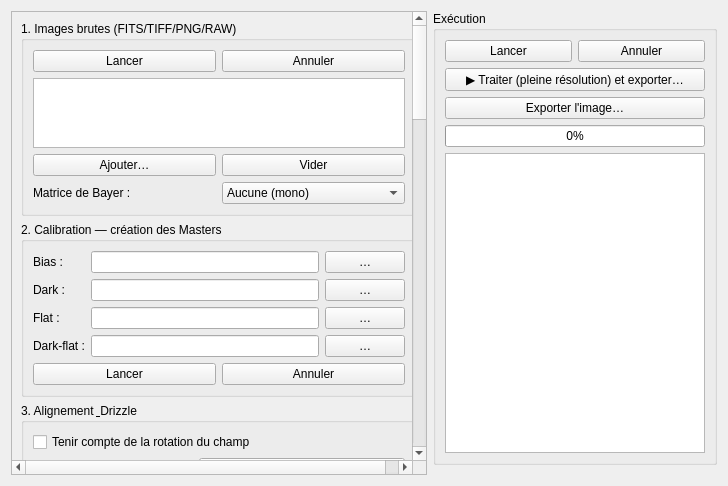
<?xml version='1.0' encoding='utf-8'?>
<ui version="4.0">
 <class>PageSky</class>
 <widget class="QWidget" name="PageSky">
  <layout class="QHBoxLayout" name="mainH" stretch="0,1,0">
   <item>
    <widget class="QScrollArea" name="scrollParams">
     <property name="minimumWidth"><number>380</number></property>
     <property name="widgetResizable"><bool>true</bool></property>
     <widget class="QWidget" name="scrollContent">
      <property name="geometry"><rect><x>0</x><y>0</y><width>380</width><height>760</height></rect></property>
      <layout class="QVBoxLayout" name="paramsLayout">
       <property name="sizeConstraint"><enum>QLayout::SetMinAndMaxSize</enum></property>
       <item>
        <widget class="QGroupBox" name="grpImages">
         <property name="title"><string>1. Images brutes (FITS/TIFF/PNG/RAW)</string></property>
         <layout class="QVBoxLayout" name="layImages">
           <item><layout class="QHBoxLayout" name="commandsImages"><item><widget class="QPushButton" name="btnLaunch_grpImages"><property name="text"><string>Lancer</string></property></widget></item><item><widget class="QPushButton" name="btnCancel_grpImages"><property name="text"><string>Annuler</string></property></widget></item></layout></item>
          <item><widget class="QListWidget" name="listLight"><property name="minimumHeight"><number>90</number></property><property name="selectionMode"><enum>QAbstractItemView::ExtendedSelection</enum></property></widget></item>
          <item>
           <layout class="QHBoxLayout" name="layImgBtns">
            <item><widget class="QPushButton" name="btnAddLight"><property name="text"><string>Ajouter…</string></property></widget></item>
            <item><widget class="QPushButton" name="btnClearLight"><property name="text"><string>Vider</string></property></widget></item>
           </layout>
          </item>
          <item>
           <layout class="QHBoxLayout" name="layBayer">
            <item><widget class="QLabel" name="lblBayer"><property name="text"><string>Matrice de Bayer :</string></property></widget></item>
            <item><widget class="QComboBox" name="cmbBayer"><item><property name="text"><string>Aucune (mono)</string></property></item><item><property name="text"><string>RGGB</string></property></item><item><property name="text"><string>BGGR</string></property></item><item><property name="text"><string>GRBG</string></property></item><item><property name="text"><string>GBRG</string></property></item></widget></item>
           </layout>
          </item>
         </layout>
        </widget>
       </item>
       <item>
        <widget class="QGroupBox" name="grpCalib">
         <property name="title"><string>2. Calibration — création des Masters</string></property>
         <layout class="QGridLayout" name="gridCalib">
           <item row="5" column="0" colspan="3"><layout class="QHBoxLayout" name="commandsCalib"><item><widget class="QPushButton" name="btnLaunch_grpCalib"><property name="text"><string>Lancer</string></property></widget></item><item><widget class="QPushButton" name="btnCancel_grpCalib"><property name="text"><string>Annuler</string></property></widget></item></layout></item>
          <item row="0" column="0"><widget class="QLabel" name="lblBias"><property name="text"><string>Bias :</string></property></widget></item>
          <item row="0" column="1"><widget class="QLineEdit" name="txtBias" /></item>
          <item row="0" column="2"><widget class="QPushButton" name="btnBias"><property name="text"><string>…</string></property></widget></item>
          <item row="1" column="0"><widget class="QLabel" name="lblDark"><property name="text"><string>Dark :</string></property></widget></item>
          <item row="1" column="1"><widget class="QLineEdit" name="txtDark" /></item>
          <item row="1" column="2"><widget class="QPushButton" name="btnDark"><property name="text"><string>…</string></property></widget></item>
          <item row="2" column="0"><widget class="QLabel" name="lblFlat"><property name="text"><string>Flat :</string></property></widget></item>
          <item row="2" column="1"><widget class="QLineEdit" name="txtFlat" /></item>
          <item row="2" column="2"><widget class="QPushButton" name="btnFlat"><property name="text"><string>…</string></property></widget></item>
          <item row="3" column="0"><widget class="QLabel" name="lblDarkFlat"><property name="text"><string>Dark-flat :</string></property></widget></item>
          <item row="3" column="1"><widget class="QLineEdit" name="txtDarkFlat" /></item>
          <item row="3" column="2"><widget class="QPushButton" name="btnDarkFlat"><property name="text"><string>…</string></property></widget></item>
          <item row="4" column="1"><layout class="QVBoxLayout" name="profCalib" /></item>
         </layout>
        </widget>
       </item>
       <item>
        <widget class="QGroupBox" name="grpAlign">
         <property name="title"><string>3. Alignement &amp; Drizzle</string></property>
         <layout class="QGridLayout" name="gridAlign">
           <item row="5" column="0" colspan="2"><layout class="QHBoxLayout" name="commandsAlign"><item><widget class="QPushButton" name="btnLaunch_grpAlign"><property name="text"><string>Lancer</string></property></widget></item><item><widget class="QPushButton" name="btnCancel_grpAlign"><property name="text"><string>Annuler</string></property></widget></item></layout></item>
          <item row="0" column="0" colspan="2"><widget class="QCheckBox" name="chkRotation"><property name="text"><string>Tenir compte de la rotation du champ</string></property></widget></item>
          <item row="1" column="0"><widget class="QLabel" name="lblDrizzle"><property name="text"><string>Drizzle :</string></property></widget></item>
          <item row="1" column="1"><widget class="QComboBox" name="cmbDrizzle"><item><property name="text"><string>Sans</string></property></item><item><property name="text"><string>×2</string></property></item><item><property name="text"><string>×3</string></property></item></widget></item>
          <item row="2" column="0"><widget class="QLabel" name="lblPixfrac"><property name="text"><string>Pixfrac :</string></property></widget></item>
          <item row="2" column="1"><widget class="QDoubleSpinBox" name="spnPixfrac"><property name="minimum"><double>0.100000000000000</double></property><property name="maximum"><double>1.000000000000000</double></property><property name="singleStep"><double>0.050000000000000</double></property><property name="value"><double>0.700000000000000</double></property></widget></item>
          <item row="3" column="0" colspan="2"><layout class="QVBoxLayout" name="profAlign" /></item><item row="4" column="0"><widget class="QLabel" name="lblRegMethod"><property name="text"><string>Méthode :</string></property></widget></item><item row="4" column="1"><widget class="QComboBox" name="cmbRegMethod"><item><property name="text"><string>Phase (translation+rotation)</string></property></item><item><property name="text"><string>Étoiles (similarity)</string></property></item><item><property name="text"><string>Plate solving + distorsions (poly)</string></property></item></widget></item>
         </layout>
        </widget>
       </item>
       <item>
        <widget class="QGroupBox" name="grpStack">
         <property name="title"><string>4. Empilement</string></property>
         <layout class="QGridLayout" name="gridStack">
           <item row="3" column="0" colspan="2"><layout class="QHBoxLayout" name="commandsStack"><item><widget class="QPushButton" name="btnLaunch_grpStack"><property name="text"><string>Lancer</string></property></widget></item><item><widget class="QPushButton" name="btnCancel_grpStack"><property name="text"><string>Annuler</string></property></widget></item></layout></item>
          <item row="0" column="0"><widget class="QLabel" name="lblStackM"><property name="text"><string>Algorithme :</string></property></widget></item>
          <item row="0" column="1"><widget class="QComboBox" name="cmbStackMethod"><item><property name="text"><string>Sigma-clipping</string></property></item><item><property name="text"><string>Moyenne</string></property></item><item><property name="text"><string>Médiane</string></property></item><item><property name="text"><string>Winsorisé</string></property></item><item><property name="text"><string>Rejet min/max</string></property></item><item><property name="text"><string>Linear fit</string></property></item><item><property name="text"><string>MAD clipping</string></property></item></widget></item>
          <item row="1" column="0"><widget class="QLabel" name="lblSigma"><property name="text"><string>Sigma :</string></property></widget></item>
          <item row="1" column="1"><widget class="QDoubleSpinBox" name="spnSigma"><property name="minimum"><double>1.000000000000000</double></property><property name="maximum"><double>10.000000000000000</double></property><property name="value"><double>3.000000000000000</double></property></widget></item>
          <item row="2" column="0" colspan="2"><layout class="QVBoxLayout" name="profStack" /></item>
         </layout>
        </widget>
       </item>
       <item>
        <widget class="QGroupBox" name="grpTrait">
         <property name="title"><string>5. Traitement (fond, denoise, déconvolution)</string></property>
         <layout class="QGridLayout" name="gridTrait">
           <item row="6" column="0" colspan="3"><layout class="QHBoxLayout" name="commandsTrait"><item><widget class="QPushButton" name="btnLaunch_grpTrait"><property name="text"><string>Lancer</string></property></widget></item><item><widget class="QPushButton" name="btnCancel_grpTrait"><property name="text"><string>Annuler</string></property></widget></item></layout></item>
          <item row="0" column="0"><widget class="QLabel" name="lblGradM"><property name="text"><string>Gradient :</string></property></widget></item>
          <item row="0" column="1"><widget class="QComboBox" name="cmbGradMethod"><item><property name="text"><string>Polynôme 2D</string></property></item><item><property name="text"><string>RBF (thin plate)</string></property></item></widget></item>
          <item row="0" column="2"><widget class="QComboBox" name="cmbGradCorr"><item><property name="text"><string>Soustraction</string></property></item><item><property name="text"><string>Division</string></property></item></widget></item>
          <item row="1" column="0"><widget class="QLabel" name="lblGradDeg"><property name="text"><string>Degré :</string></property></widget></item>
          <item row="1" column="1"><widget class="QSpinBox" name="spnGradDeg"><property name="minimum"><number>1</number></property><property name="maximum"><number>5</number></property><property name="value"><number>3</number></property></widget></item>
          <item row="1" column="2"><widget class="QSpinBox" name="spnGradGrid"><property name="minimum"><number>4</number></property><property name="maximum"><number>40</number></property><property name="value"><number>12</number></property><property name="suffix"><string> cases</string></property></widget></item>
          <item row="2" column="0"><widget class="QLabel" name="lblDenoiseM"><property name="text"><string>Denoise :</string></property></widget></item>
          <item row="2" column="1" colspan="2"><widget class="QComboBox" name="cmbDenoiseMethod"><item><property name="text"><string>Non-local means</string></property></item><item><property name="text"><string>Bilatéral</string></property></item><item><property name="text"><string>Médiane</string></property></item><item><property name="text"><string>Ondelettes</string></property></item></widget></item>
          <item row="3" column="0"><widget class="QLabel" name="lblDenoiseS"><property name="text"><string>Force :</string></property></widget></item>
          <item row="3" column="1" colspan="2"><widget class="QSlider" name="sldDenoiseStrength"><property name="maximum"><number>100</number></property><property name="value"><number>50</number></property><property name="orientation"><enum>Qt::Horizontal</enum></property></widget></item>
          <item row="4" column="0"><widget class="QLabel" name="lblDeconv"><property name="text"><string>Déconv. itérations :</string></property></widget></item>
          <item row="4" column="1"><widget class="QSpinBox" name="spnDeconvIters"><property name="maximum"><number>200</number></property><property name="value"><number>20</number></property></widget></item>
          <item row="4" column="2"><widget class="QDoubleSpinBox" name="spnDeconvSigma"><property name="maximum"><double>6.000000000000000</double></property><property name="singleStep"><double>0.100000000000000</double></property><property name="value"><double>1.500000000000000</double></property><property name="prefix"><string>σ=</string></property></widget></item>
          <item row="5" column="0" colspan="3"><layout class="QVBoxLayout" name="profTrait" /></item>
         </layout>
        </widget>
       </item>
       <item>
        <widget class="QGroupBox" name="grpIA">
         <property name="title"><string>6. IA locale (denoise, fond, netteté, super-résolution, satellites)</string></property>
         <layout class="QGridLayout" name="gridIA">
           <item row="5" column="0" colspan="3"><layout class="QHBoxLayout" name="commandsIA"><item><widget class="QPushButton" name="btnLaunch_grpIA"><property name="text"><string>Lancer</string></property></widget></item><item><widget class="QPushButton" name="btnCancel_grpIA"><property name="text"><string>Annuler</string></property></widget></item></layout></item>
          <item row="0" column="0"><widget class="QLabel" name="lblAITask"><property name="text"><string>Tâche :</string></property></widget></item>
          <item row="0" column="1" colspan="2"><widget class="QComboBox" name="cmbAITask"><item><property name="text"><string>denoise</string></property></item><item><property name="text"><string>background</string></property></item><item><property name="text"><string>sharpen</string></property></item><item><property name="text"><string>superres</string></property></item><item><property name="text"><string>satellite</string></property></item></widget></item>
          <item row="1" column="0"><widget class="QLabel" name="lblAIProv"><property name="text"><string>Fournisseur :</string></property></widget></item>
          <item row="1" column="1" colspan="2"><widget class="QComboBox" name="cmbAIProvider" /></item>
          <item row="2" column="0"><widget class="QLabel" name="lblAIStrength"><property name="text"><string>Force :</string></property></widget></item>
          <item row="2" column="1" colspan="2"><widget class="QSlider" name="sldAIStrength"><property name="maximum"><number>100</number></property><property name="value"><number>50</number></property><property name="orientation"><enum>Qt::Horizontal</enum></property></widget></item>
          <item row="3" column="0" colspan="3"><widget class="QPushButton" name="btnAIConfig"><property name="text"><string>Configurer les outils IA (chemins)…</string></property></widget></item>
          <item row="4" column="0" colspan="3"><layout class="QVBoxLayout" name="profIA" /></item>
         </layout>
        </widget>
       </item>
       <item>
        <widget class="QGroupBox" name="grpHDR">
         <property name="title"><string>7. Composition HDR (plusieurs empilements)</string></property>
         <layout class="QVBoxLayout" name="layHDR">
           <item><layout class="QHBoxLayout" name="commandsHDR"><item><widget class="QPushButton" name="btnLaunch_grpHDR"><property name="text"><string>Lancer</string></property></widget></item><item><widget class="QPushButton" name="btnCancel_grpHDR"><property name="text"><string>Annuler</string></property></widget></item></layout></item>
          <item><widget class="QListWidget" name="listHDR"><property name="minimumHeight"><number>60</number></property></widget></item>
          <item>
           <layout class="QHBoxLayout" name="layHDRBtns">
            <item><widget class="QPushButton" name="btnAddHDR"><property name="text"><string>Ajouter exposition…</string></property></widget></item>
            <item><widget class="QPushButton" name="btnDoHDR"><property name="text"><string>Fusionner HDR</string></property></widget></item>
           </layout>
          </item>
          <item><layout class="QVBoxLayout" name="profHDR" /></item>
         </layout>
        </widget>
       </item>
       <item>
        <widget class="QGroupBox" name="grpPipe">
         <property name="title"><string>8. Processus de traitement automatique</string></property>
         <layout class="QVBoxLayout" name="layPipe">
           <item><layout class="QHBoxLayout" name="commandsPipe"><item><widget class="QPushButton" name="btnLaunch_grpPipe"><property name="text"><string>Lancer</string></property></widget></item><item><widget class="QPushButton" name="btnCancel_grpPipe"><property name="text"><string>Annuler</string></property></widget></item></layout></item>
          <item><widget class="QListWidget" name="lstSteps"><property name="minimumHeight"><number>110</number></property></widget></item>
          <item>
           <layout class="QHBoxLayout" name="layPipeBtns1">
            <item><widget class="QPushButton" name="btnStepUp"><property name="text"><string>↑</string></property></widget></item>
            <item><widget class="QPushButton" name="btnStepDown"><property name="text"><string>↓</string></property></widget></item>
            <item><widget class="QPushButton" name="btnStepToggle"><property name="text"><string>Activer/désactiver</string></property></widget></item>
           </layout>
          </item>
          <item>
           <layout class="QHBoxLayout" name="layPipeBtns2">
            <item><widget class="QPushButton" name="btnPipeSave"><property name="text"><string>Enregistrer processus…</string></property></widget></item>
            <item><widget class="QPushButton" name="btnPipeLoad"><property name="text"><string>Charger…</string></property></widget></item>
           </layout>
          </item>
         </layout>
        </widget>
       </item>
              <item>
        <widget class="QGroupBox" name="grpColor">
         <property name="title"><string>8. Calibration couleur &amp; neutralisation</string></property>
         <layout class="QGridLayout" name="gridColor">
           <item row="4" column="0" colspan="3"><layout class="QHBoxLayout" name="commandsColor"><item><widget class="QPushButton" name="btnLaunch_grpColor"><property name="text"><string>Lancer</string></property></widget></item><item><widget class="QPushButton" name="btnCancel_grpColor"><property name="text"><string>Annuler</string></property></widget></item></layout></item>
          <item row="0" column="0"><widget class="QPushButton" name="btnColorCal"><property name="text"><string>Calibration couleur (fond ciel)</string></property></widget></item>
          <item row="0" column="1"><widget class="QPushButton" name="btnBgNeutral"><property name="text"><string>Neutraliser le fond</string></property></widget></item>
          <item row="1" column="0"><widget class="QLabel" name="lblBgPct"><property name="text"><string>Percentile fond :</string></property></widget></item>
          <item row="1" column="1"><widget class="QSpinBox" name="spnBgPct"><property name="minimum"><number>5</number></property><property name="maximum"><number>60</number></property><property name="value"><number>25</number></property></widget></item>
          <item row="2" column="0" colspan="2"><widget class="QPushButton" name="btnSCNR"><property name="text"><string>SCNR vert (OSC)</string></property></widget></item>
          <item row="3" column="0" colspan="3"><widget class="QPushButton" name="btnPCC"><property name="text"><string>Calibration photométrique des couleurs (étoiles Gaia)</string></property></widget></item>
         </layout>
        </widget>
       </item>
       <item>
        <widget class="QGroupBox" name="grpAstro">
         <property name="title"><string>9. Astrométrie locale (plate solving &amp; photométrie)</string></property>
         <layout class="QGridLayout" name="gridAstro">
           <item row="6" column="0" colspan="3"><layout class="QHBoxLayout" name="commandsAstro"><item><widget class="QPushButton" name="btnLaunch_grpAstro"><property name="text"><string>Lancer</string></property></widget></item><item><widget class="QPushButton" name="btnCancel_grpAstro"><property name="text"><string>Annuler</string></property></widget></item></layout></item>
          <item row="0" column="0"><widget class="QLabel" name="lblCat"><property name="text"><string>Catalogue CSV :</string></property></widget></item>
          <item row="0" column="1"><widget class="QLineEdit" name="txtCatalog" /></item>
          <item row="0" column="2"><widget class="QPushButton" name="btnCatalogBrowse"><property name="text"><string>…</string></property></widget></item>
          <item row="1" column="0"><widget class="QLabel" name="lblRA"><property name="text"><string>RA centre :</string></property></widget></item>
          <item row="1" column="1" colspan="2"><widget class="QLineEdit" name="txtRA"><property name="placeholderText"><string>10:25:03 ou 156.26</string></property></widget></item>
          <item row="2" column="0"><widget class="QLabel" name="lblDec"><property name="text"><string>Dec centre :</string></property></widget></item>
          <item row="2" column="1" colspan="2"><widget class="QLineEdit" name="txtDec"><property name="placeholderText"><string>+19:48 ou 19.8</string></property></widget></item>
          <item row="3" column="0"><widget class="QLabel" name="lblRadius"><property name="text"><string>Rayon (deg) :</string></property></widget></item>
          <item row="3" column="1"><widget class="QDoubleSpinBox" name="spnRadius"><property name="value"><double>1.000000000000000</double></property><property name="maximum"><double>30.000000000000000</double></property></widget></item>
          <item row="3" column="2"><widget class="QPushButton" name="btnSolve"><property name="text"><string>Plate solving</string></property></widget></item>
          <item row="4" column="0"><widget class="QPushButton" name="btnPhotometry"><property name="text"><string>Photométrie → CSV</string></property></widget></item>
          <item row="4" column="1"><widget class="QPushButton" name="btnDPH"><property name="text"><string>Photom. différentielle → CSV</string></property></widget></item>
          <item row="5" column="0" colspan="3"><widget class="QLabel" name="lblAstroResult"><property name="text"><string>—</string></property></widget></item>
         </layout>
        </widget>
       </item>
       <item>
        <widget class="QGroupBox" name="grpDefects">
         <property name="title"><string>10. Pixels défectueux — carte &amp; colonnes/lignes mortes</string></property>
         <layout class="QGridLayout" name="gridDefects">
           <item row="4" column="0" colspan="3"><layout class="QHBoxLayout" name="commandsDefects"><item><widget class="QPushButton" name="btnLaunch_grpDefects"><property name="text"><string>Lancer</string></property></widget></item><item><widget class="QPushButton" name="btnCancel_grpDefects"><property name="text"><string>Annuler</string></property></widget></item></layout></item>
          <item row="0" column="0" colspan="3"><widget class="QCheckBox" name="chkDefects"><property name="text"><string>Corriger (après calibration)</string></property></widget></item>
          <item row="1" column="0" colspan="2"><widget class="QCheckBox" name="chkDefectsAuto"><property name="text"><string>Détection auto (master dark/flat)</string></property></widget></item>
          <item row="1" column="2"><widget class="QCheckBox" name="chkDefectsCols"><property name="text"><string>Colonnes/lignes</string></property></widget></item>
          <item row="2" column="0"><widget class="QLabel" name="lblBPM"><property name="text"><string>Carte (FITS/PNG/TXT) :</string></property></widget></item>
          <item row="2" column="1"><widget class="QLineEdit" name="txtBPM" /></item>
          <item row="2" column="2"><widget class="QPushButton" name="btnBPM"><property name="text"><string>…</string></property></widget></item>
          <item row="3" column="0" colspan="3"><layout class="QVBoxLayout" name="profDefects" /></item>
         </layout>
        </widget>
       </item>
       <item>
        <spacer name="vSpaceSky"><property name="orientation"><enum>Qt::Vertical</enum></property><property name="sizeHint" stdset="0"><size><width>20</width><height>10</height></size></property></spacer>
       </item>
      </layout>
     </widget>
    </widget>
   </item>
   <item>
    <layout class="QVBoxLayout" name="previewContainer" />
   </item>
   <item>
    <layout class="QVBoxLayout" name="rightCol">
     <item>
      <widget class="QGroupBox" name="grpRun">
       <property name="title"><string>Exécution</string></property>
       <layout class="QVBoxLayout" name="layRun">
         <item><layout class="QHBoxLayout" name="commandsRun"><item><widget class="QPushButton" name="btnLaunch_grpRun"><property name="text"><string>Lancer</string></property></widget></item><item><widget class="QPushButton" name="btnCancel_grpRun"><property name="text"><string>Annuler</string></property></widget></item></layout></item>
        <item><widget class="QPushButton" name="btnProcess"><property name="text"><string>▶ Traiter (pleine résolution) et exporter…</string></property></widget></item>
        <item><widget class="QPushButton" name="btnExport"><property name="text"><string>Exporter l'image…</string></property></widget></item>
        <item><widget class="QProgressBar" name="progress"><property name="value"><number>0</number></property></widget></item>
        <item><widget class="QPlainTextEdit" name="log"><property name="minimumSize"><size><width>260</width><height>300</height></size></property><property name="readOnly"><bool>true</bool></property></widget></item>
       </layout>
      </widget>
     </item>
     <item><spacer name="vSpaceRight"><property name="orientation"><enum>Qt::Vertical</enum></property><property name="sizeHint" stdset="0"><size><width>20</width><height>10</height></size></property></spacer></item>
    </layout>
   </item>
  </layout>
 </widget>
 <resources />
 <connections />
</ui>
